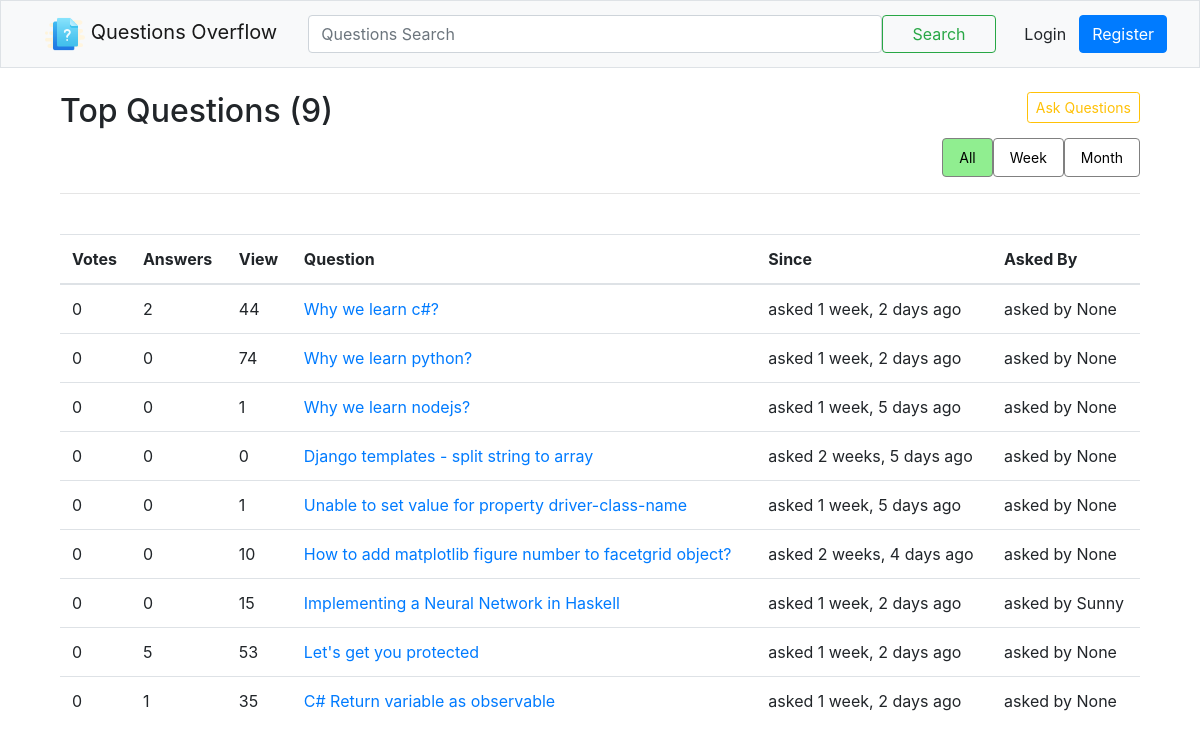
Before: / with the older database file.
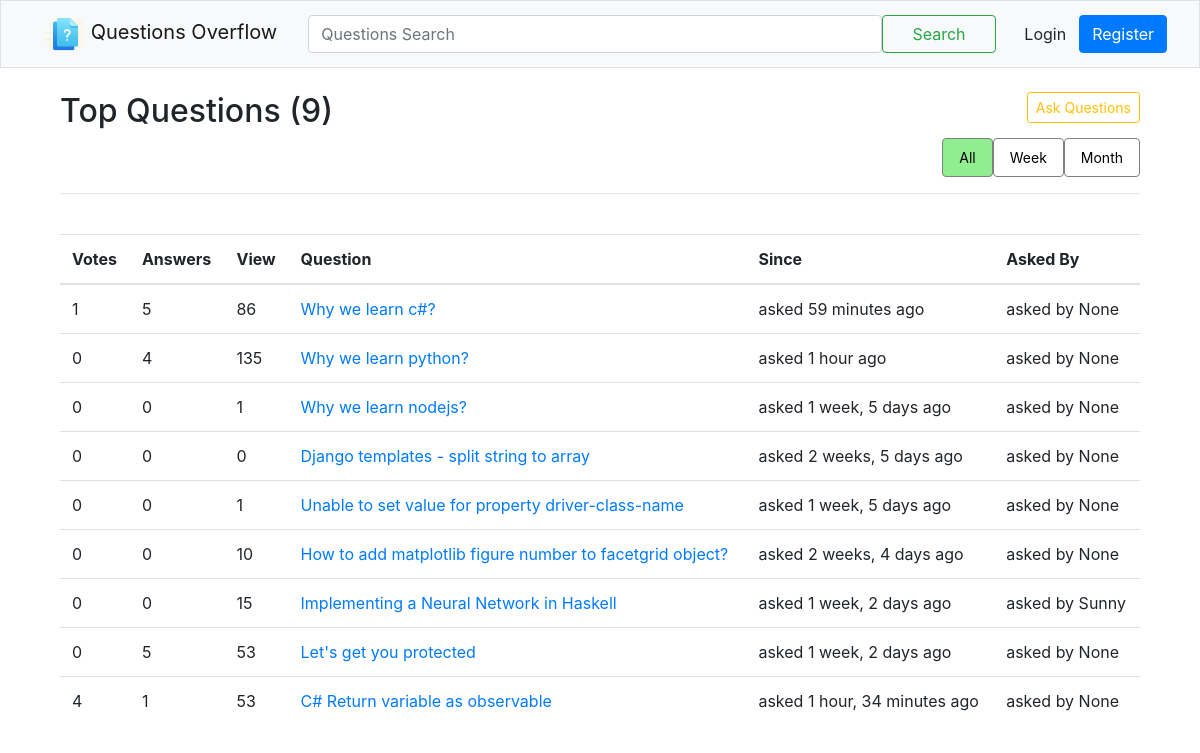
After: the same page with the newer database file.
### overflow/models/QuestionModel.py (models this page shows, shortened)
class QuestionModel(models.Model):
    title = models.CharField(max_length=120, unique=True)
    description = RichTextField(null=True)
    tag = models.CharField(max_length=120, null=True)
    views = models.PositiveIntegerField(default=0)
    votes = models.IntegerField(default=0)
    asked_at = models.DateTimeField(auto_now=True)
    asked_by = models.ForeignKey(User, null=True, on_delete=models.CASCADE)
    def answer_count(self):
        return self.answers.count()

### overflow/views/Index.py (the view)
# urls.py: path('', Index.index, name='home'),
def index(request):
    question_list = QuestionModel.objects.all()
    return render(request, 'overflow/Index/index.html', {
        'questions': question_list
    })

### templates/overflow/Index/index.html
{% extends 'shared/_layout.html' %}
{% load static %}
{% block content %}
    <div class="container mt-4">
        <div class="row">
            <div class="col">
                <div class="col-xs-12">
                    <div class="col-xs-6" style="float: left; margin-right:60%;">
                        <h2>Top Questions ({{ questions.count }})</h2>
                    </div>
                    <div class="col-xs-6" style="float: right;">
                        <a href="{% url 'ask_question' %}" class="btn btn-outline-warning btn-sm">Ask Questions</a>
                    </div>
                </div>
                <div class="col-xs-12" style="float: right;">
                    <nav class="nav nav-pills">
                        <a class="btn-sm nav-link active" href="#">All</a>
                        <a class="btn-sm nav-link" href="#">Week</a>
                        <a class="btn-sm nav-link" href="#">Month</a>
                    </nav>
                </div>
            </div>
        </div>
        <hr>
        <br>
        <div>
            <table class="table table-hover">
                <thead>
                <tr>
                    <th>Votes</th>
                    <th>Answers</th>
                    <th>View</th>
                    <th>Question</th>
                    <th>Since</th>
                    <th>Asked By</th>
                </tr>
                </thead>
                <tbody>
                {% for question in questions %}
                    <tr>
                        <td>{{ question.votes }}</td>
                        <td>{{ question.answer_count }}</td>
                        <td>{{ question.views }}</td>
                        <td><a href="{% url 'question_detail' question.pk %}">{{ question.title | capfirst }}</a></td>
                        <td>asked {{ question.asked_at | timesince }} ago</td>
                        <td>asked by {{ question.asked_by | capfirst }}</td>
                    </tr>
                {% endfor %}
                </tbody>
            </table>
        </div>
    </div>
{% endblock %}

Changed rows visible on the page:
changed QuestionModel "Why we learn c#?": votes "0" → "1"; answer_count "2" → "5"; views "44" → "86"; asked_at "1 week, 2 days" → "59 minutes"
changed QuestionModel "Why we learn python?": answer_count "0" → "4"; views "74" → "135"; asked_at "1 week, 2 days" → "1 hour"
changed QuestionModel "C# Return variable as observable": votes "0" → "4"; views "35" → "53"; asked_at "1 week, 2 days" → "1 hour, 34 minutes"
